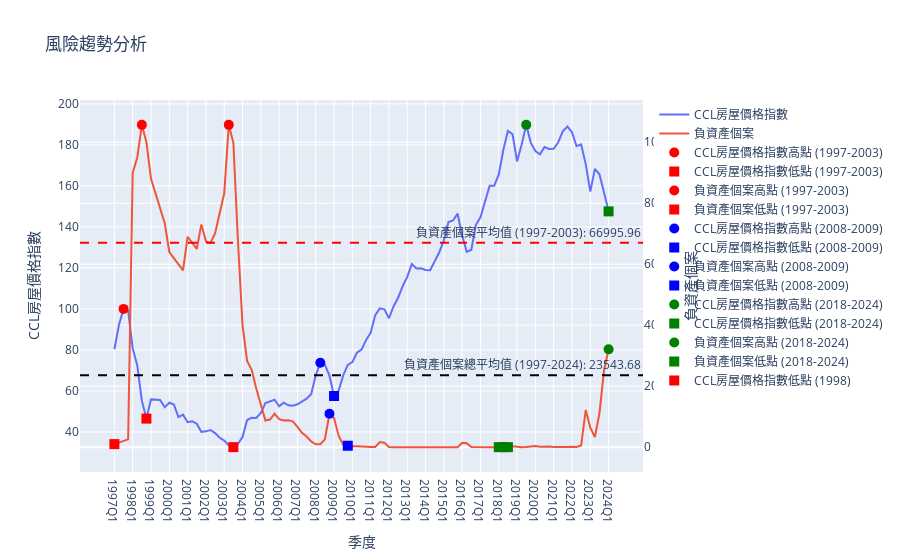

The cell this chart's notebook holds for it:
### Code cell
import plotly.graph_objects as go

fig = go.Figure()
fig.add_trace(go.Scatter(x=merged_data_da['quarter'].astype(str), y=merged_data_da['CCL_housing'],
                         mode='lines', name='CCL房屋價格指數'))

fig.add_trace(go.Scatter(x=merged_data_da['quarter'].astype(str), y=merged_data_da['outstanding_loans'],
                         mode='lines', name='負資產個案', yaxis='y2'))

periods = [('1997Q1', '2003Q4'), ('2008Q1', '2009Q4'), ('2018Q1', '2024Q4')]
colors = ['red', 'blue', 'green']

for i, (start_date, end_date) in enumerate(periods):
    period_data = merged_data_da[(merged_data_da['quarter'] >= start_date) & (merged_data_da['quarter'] <= end_date)]
    
    max_ccl_housing = period_data['CCL_housing'].max()
    min_ccl_housing = period_data['CCL_housing'].min()
    max_outstanding_loans = period_data['outstanding_loans'].max()
    min_outstanding_loans = period_data['outstanding_loans'].min()
    
    fig.add_trace(go.Scatter(x=period_data[period_data['CCL_housing'] == max_ccl_housing]['quarter'].astype(str),
                             y=period_data[period_data['CCL_housing'] == max_ccl_housing]['CCL_housing'],
                             mode='markers', marker=dict(color=colors[i], size=10), name=f'CCL房屋價格指數高點 ({start_date[:4]}-{end_date[:4]})'))
    
    fig.add_trace(go.Scatter(x=period_data[period_data['CCL_housing'] == min_ccl_housing]['quarter'].astype(str),
                             y=period_data[period_data['CCL_housing'] == min_ccl_housing]['CCL_housing'],
                             mode='markers', marker=dict(color=colors[i], size=10, symbol='square'), name=f'CCL房屋價格指數低點 ({start_date[:4]}-{end_date[:4]})'))
    
    fig.add_trace(go.Scatter(x=period_data[period_data['outstanding_loans'] == max_outstanding_loans]['quarter'].astype(str),
                             y=period_data[period_data['outstanding_loans'] == max_outstanding_loans]['outstanding_loans'],
                             mode='markers', marker=dict(color=colors[i], size=10), name=f'負資產個案高點 ({start_date[:4]}-{end_date[:4]})', yaxis='y2'))
    
    fig.add_trace(go.Scatter(x=period_data[period_data['outstanding_loans'] == min_outstanding_loans]['quarter'].astype(str),
                             y=period_data[period_data['outstanding_loans'] == min_outstanding_loans]['outstanding_loans'],
                             mode='markers', marker=dict(color=colors[i], size=10, symbol='square'), name=f'負資產個案低點 ({start_date[:4]}-{end_date[:4]})', yaxis='y2'))
    
    if start_date != '2008Q1' and start_date != '2018Q1':
        avg_outstanding_loans = period_data[period_data['outstanding_loans'] != 0]['outstanding_loans'].mean()
        fig.add_hline(y=avg_outstanding_loans, line_dash='dash', line_color=colors[i], annotation_text=f'負資產個案平均值 ({start_date[:4]}-{end_date[:4]}): {avg_outstanding_loans:.2f}', yref='y2')
    else:
        avg_outstanding_loans = period_data[period_data['outstanding_loans'] != 0]['outstanding_loans'].mean()
        print(f'負資產個案平均值 ({start_date[:4]}-{end_date[:4]}): {avg_outstanding_loans:.2f}')

# Add the 1998Q4 CCL housing price index low point
fig.add_trace(go.Scatter(x=merged_data[(merged_data['quarter'] == '1998Q4')]['quarter'].astype(str),
                         y=merged_data[(merged_data['quarter'] == '1998Q4')]['CCL_housing'],
                         mode='markers', marker=dict(color='red', size=10, symbol='square'), name='CCL房屋價格指數低點 (1998)'))

# Add the overall average outstanding loans line (excluding 0 values)
overall_avg_outstanding_loans = merged_data[merged_data['outstanding_loans'] != 0]['outstanding_loans'].mean()
fig.add_hline(y=overall_avg_outstanding_loans, line_dash='dash', line_color='black', annotation_text=f'負資產個案總平均值 (1997-2024): {overall_avg_outstanding_loans:.2f}', yref='y2')

fig.update_layout(
    title='風險趨勢分析',
    xaxis=dict(title='季度'),
    yaxis=dict(title='CCL房屋價格指數'),
    yaxis2=dict(title='負資產個案', overlaying='y', side='right'),
    hovermode='x'
)

fig.show()

### Figure 1 — Plotly figure (JSON) as saved in the notebook; plotly's stock layout.template omitted (floating-point values rounded to 4 significant figures)
{"data": [{"mode": "lines", "name": "CCL房屋價格指數", "type": "scatter", "x": ["1997Q1", "1997Q2", "1997Q3", "1997Q4", "1998Q1", "1998Q2", "1998Q3", "1998Q4", "1999Q1", "1999Q2", "1999Q3", "1999Q4", "2000Q1", "2000Q2", "2000Q3", "2000Q4", "2001Q1", "2001Q2", "2001Q3", "2001Q4", "2002Q1", "2002Q2", "2002Q3", "2002Q4", "2003Q1", "2003Q2", "2003Q3", "2003Q4", "2004Q1", "2004Q2", "2004Q3", "2004Q4", "2005Q1", "2005Q2", "2005Q3", "2005Q4", "2006Q1", "2006Q2", "2006Q3", "2006Q4", "2007Q1", "2007Q2", "2007Q3", "2007Q4", "2008Q1", "2008Q2", "2008Q3", "2008Q4", "2009Q1", "2009Q2", "2009Q3", "2009Q4", "2010Q1", "2010Q2", "2010Q3", "2010Q4", "2011Q1", "2011Q2", "2011Q3", "2011Q4", "2012Q1", "2012Q2", "2012Q3", "2012Q4", "2013Q1", "2013Q2", "2013Q3", "2013Q4", "2014Q1", "2014Q2", "2014Q3", "2014Q4", "2015Q1", "2015Q2", "2015Q3", "2015Q4", "2016Q1", "2016Q2", "2016Q3", "2016Q4", "2017Q1", "2017Q2", "2017Q3", "2017Q4", "2018Q1", "2018Q2", "2018Q3", "2018Q4", "2019Q1", "2019Q2", "2019Q3", "2019Q4", "2020Q1", "2020Q2", "2020Q3", "2020Q4", "2021Q1", "2021Q2", "2021Q3", "2021Q4", "2022Q1", "2022Q2", "2022Q3", "2022Q4", "2023Q1", "2023Q2", "2023Q3", "2023Q4", "2024Q1"], "y": [80.32, 92.27, 100, 99.19, 80.71, 72.44, 55.22, 46.5, 55.86, 55.74, 55.58, 52.06, 54.24, 53.33, 47.25, 48.41, 44.76, 45.2, 44.04, 40.05, 40.28, 40.94, 39.42, 37.14, 35.77, 33.38, 32.58, 34.19, 37.51, 45.81, 46.93, 46.78, 49.3, 54.1, 55.07, 55.71, 52.51, 54.24, 52.99, 52.78, 53.48, 54.86, 56.21, 58.41, 67.59, 73.75, 72.77, 67.44, 57.52, 60.1, 67.59, 72.7, 74.07, 78.64, 80.15, 84.85, 88.38, 96.98, 100.3, 99.8, 95.47, 101.2, 105.5, 111.1, 115.6, 121.8, 119.7, 119.8, 119.0, 118.8, 123.3, 127.7, 133.3, 142.4, 143.2, 146.4, 135.8, 127.8, 128.8, 141.0, 144.7, 152.2, 160.1, 160.0, 165.6, 177.6, 186.8, 185.2, 171.9, 180.2, 189.8, 181.0, 177.0, 175.4, 178.9, 178.1, 178.1, 181.3, 186.7, 188.9, 186.2, 179.4, 180.2, 170.6, 157.2, 168.3, 165.7, 156.8, 147.6]}, {"mode": "lines", "name": "負資產個案", "type": "scatter", "x": ["1997Q1", "1997Q2", "1997Q3", "1997Q4", "1998Q1", "1998Q2", "1998Q3", "1998Q4", "1999Q1", "1999Q2", "1999Q3", "1999Q4", "2000Q1", "2000Q2", "2000Q3", "2000Q4", "2001Q1", "2001Q2", "2001Q3", "2001Q4", "2002Q1", "2002Q2", "2002Q3", "2002Q4", "2003Q1", "2003Q2", "2003Q3", "2003Q4", "2004Q1", "2004Q2", "2004Q3", "2004Q4", "2005Q1", "2005Q2", "2005Q3", "2005Q4", "2006Q1", "2006Q2", "2006Q3", "2006Q4", "2007Q1", "2007Q2", "2007Q3", "2007Q4", "2008Q1", "2008Q2", "2008Q3", "2008Q4", "2009Q1", "2009Q2", "2009Q3", "2009Q4", "2010Q1", "2010Q2", "2010Q3", "2010Q4", "2011Q1", "2011Q2", "2011Q3", "2011Q4", "2012Q1", "2012Q2", "2012Q3", "2012Q4", "2013Q1", "2013Q2", "2013Q3", "2013Q4", "2014Q1", "2014Q2", "2014Q3", "2014Q4", "2015Q1", "2015Q2", "2015Q3", "2015Q4", "2016Q1", "2016Q2", "2016Q3", "2016Q4", "2017Q1", "2017Q2", "2017Q3", "2017Q4", "2018Q1", "2018Q2", "2018Q3", "2018Q4", "2019Q1", "2019Q2", "2019Q3", "2019Q4", "2020Q1", "2020Q2", "2020Q3", "2020Q4", "2021Q1", "2021Q2", "2021Q3", "2021Q4", "2022Q1", "2022Q2", "2022Q3", "2022Q4", "2023Q1", "2023Q2", "2023Q3", "2023Q4", "2024Q1"], "y": [1000, 1500, 2000, 2568, 90000, 95000, 105697, 100000, 88000, 83000, 78000, 73473, 64000, 62000, 60156, 58000, 69000, 67000, 65000, 73000, 67500, 66941, 70112, 76686, 83177, 105697, 99805, 67575, 40020, 28264, 25375, 19215, 14040, 8738, 9056, 10983, 9193, 8777, 8813, 8444, 6679, 4676, 3482, 1861, 953, 936, 2568, 10949, 9553, 3767, 835, 466, 303, 310, 152, 118, 59, 48, 1653, 1465, 78, 5, 0, 0, 0, 21, 6, 26, 81, 30, 1, 0, 0, 0, 0, 0, 1432, 1307, 69, 4, 0, 0, 0, 0, 0, 0, 0, 258, 43, 1, 52, 128, 384, 127, 199, 185, 67, 5, 3, 21, 104, 55, 533, 12164, 6379, 3341, 11123, 25163, 32073], "yaxis": "y2"}, {"marker": {"color": "red", "size": 10}, "mode": "markers", "name": "CCL房屋價格指數高點 (1997-2003)", "type": "scatter", "x": ["1997Q3"], "y": [100]}, {"marker": {"color": "red", "size": 10, "symbol": "square"}, "mode": "markers", "name": "CCL房屋價格指數低點 (1997-2003)", "type": "scatter", "x": ["2003Q3"], "y": [32.58]}, {"marker": {"color": "red", "size": 10}, "mode": "markers", "name": "負資產個案高點 (1997-2003)", "type": "scatter", "x": ["1998Q3", "2003Q2"], "y": [105697, 105697], "yaxis": "y2"}, {"marker": {"color": "red", "size": 10, "symbol": "square"}, "mode": "markers", "name": "負資產個案低點 (1997-2003)", "type": "scatter", "x": ["1997Q1"], "y": [1000], "yaxis": "y2"}, {"marker": {"color": "blue", "size": 10}, "mode": "markers", "name": "CCL房屋價格指數高點 (2008-2009)", "type": "scatter", "x": ["2008Q2"], "y": [73.75]}, {"marker": {"color": "blue", "size": 10, "symbol": "square"}, "mode": "markers", "name": "CCL房屋價格指數低點 (2008-2009)", "type": "scatter", "x": ["2009Q1"], "y": [57.52]}, {"marker": {"color": "blue", "size": 10}, "mode": "markers", "name": "負資產個案高點 (2008-2009)", "type": "scatter", "x": ["2008Q4"], "y": [10949], "yaxis": "y2"}, {"marker": {"color": "blue", "size": 10, "symbol": "square"}, "mode": "markers", "name": "負資產個案低點 (2008-2009)", "type": "scatter", "x": ["2009Q4"], "y": [466], "yaxis": "y2"}, {"marker": {"color": "green", "size": 10}, "mode": "markers", "name": "CCL房屋價格指數高點 (2018-2024)", "type": "scatter", "x": ["2019Q3"], "y": [189.8]}, {"marker": {"color": "green", "size": 10, "symbol": "square"}, "mode": "markers", "name": "CCL房屋價格指數低點 (2018-2024)", "type": "scatter", "x": ["2024Q1"], "y": [147.6]}, {"marker": {"color": "green", "size": 10}, "mode": "markers", "name": "負資產個案高點 (2018-2024)", "type": "scatter", "x": ["2024Q1"], "y": [32073], "yaxis": "y2"}, {"marker": {"color": "green", "size": 10, "symbol": "square"}, "mode": "markers", "name": "負資產個案低點 (2018-2024)", "type": "scatter", "x": ["2018Q1", "2018Q2", "2018Q3"], "y": [0, 0, 0], "yaxis": "y2"}, {"marker": {"color": "red", "size": 10, "symbol": "square"}, "mode": "markers", "name": "CCL房屋價格指數低點 (1998)", "type": "scatter", "x": ["1998Q4"], "y": [46.5]}], "layout": {"annotations": [{"showarrow": false, "text": "負資產個案平均值 (1997-2003): 66995.96", "x": 1, "xanchor": "right", "xref": "x domain", "y": 67000.0, "yanchor": "bottom", "yref": "y2"}, {"showarrow": false, "text": "負資產個案總平均值 (1997-2024): 23543.68", "x": 1, "xanchor": "right", "xref": "x domain", "y": 23540.0, "yanchor": "bottom", "yref": "y2"}], "hovermode": "x", "shapes": [{"line": {"color": "red", "dash": "dash"}, "type": "line", "x0": 0, "x1": 1, "xref": "x domain", "y0": 67000.0, "y1": 67000.0, "yref": "y2"}, {"line": {"color": "black", "dash": "dash"}, "type": "line", "x0": 0, "x1": 1, "xref": "x domain", "y0": 23540.0, "y1": 23540.0, "yref": "y2"}], "title": {"text": "風險趨勢分析"}, "xaxis": {"title": {"text": "季度"}}, "yaxis": {"title": {"text": "CCL房屋價格指數"}}, "yaxis2": {"overlaying": "y", "side": "right", "title": {"text": "負資產個案"}}}}
